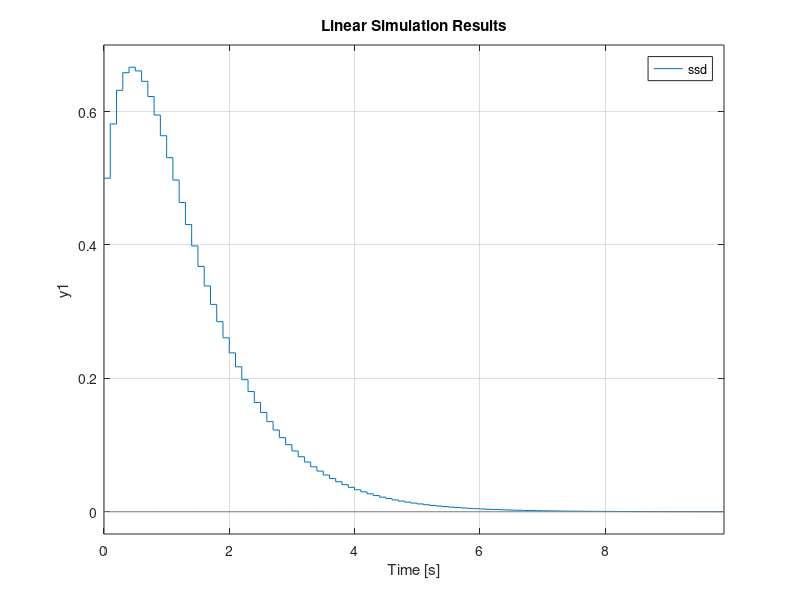

Recreate this plot in MATLAB.
clc, clear


h = 0.1;
A = [1 h;0.5*h 1];
B = [h^2/2; h];
C = [1 0];

n=2;

x0 = [0.5 1]';

r = 1;
q = 3.8;
Q = eye(n)*q;

P = Q;


for i = 1:100
    
   P = Q + A'*P*A - A'*P*B*inv(r + B'*P*B)*B'*P*A;
    
end

K = inv(r+B'*P*B)*B'*P*A

M = 100;
ssd = ss(A-B*K, zeros(2,1), C, 0, h);
t = (0:M-1)*h;
figure(2)
lsim(ssd, zeros(size(t)), t, x0)


